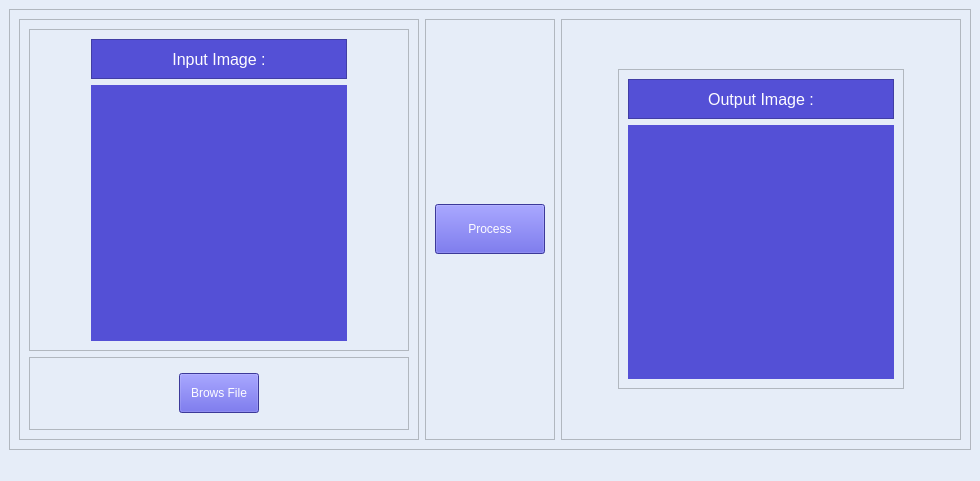
<?xml version="1.0" encoding="UTF-8"?>
<ui version="4.0">
 <class>MainWindow</class>
 <widget class="QMainWindow" name="MainWindow">
  <property name="geometry">
   <rect>
    <x>0</x>
    <y>0</y>
    <width>980</width>
    <height>481</height>
   </rect>
  </property>
  <property name="windowTitle">
   <string>MainWindow</string>
  </property>
  <property name="styleSheet">
   <string notr="true">background-color: rgb(230, 237, 248);</string>
  </property>
  <widget class="QWidget" name="centralwidget">
   <layout class="QVBoxLayout" name="verticalLayout">
    <item>
     <widget class="QFrame" name="frame">
      <property name="styleSheet">
       <string notr="true"/>
      </property>
      <property name="frameShape">
       <enum>QFrame::StyledPanel</enum>
      </property>
      <property name="frameShadow">
       <enum>QFrame::Raised</enum>
      </property>
      <layout class="QHBoxLayout" name="horizontalLayout">
       <item>
        <widget class="QFrame" name="frame_2">
         <property name="minimumSize">
          <size>
           <width>400</width>
           <height>400</height>
          </size>
         </property>
         <property name="frameShape">
          <enum>QFrame::StyledPanel</enum>
         </property>
         <property name="frameShadow">
          <enum>QFrame::Raised</enum>
         </property>
         <layout class="QVBoxLayout" name="verticalLayout_4">
          <item>
           <widget class="QFrame" name="frame_5">
            <property name="frameShape">
             <enum>QFrame::StyledPanel</enum>
            </property>
            <property name="frameShadow">
             <enum>QFrame::Raised</enum>
            </property>
            <layout class="QVBoxLayout" name="verticalLayout_2">
             <item alignment="Qt::AlignHCenter|Qt::AlignTop">
              <widget class="QFrame" name="frame_7">
               <property name="minimumSize">
                <size>
                 <width>256</width>
                 <height>40</height>
                </size>
               </property>
               <property name="styleSheet">
                <string notr="true">background-color: rgb(84, 80, 214);
color: rgb(253, 252, 255);</string>
               </property>
               <property name="frameShape">
                <enum>QFrame::StyledPanel</enum>
               </property>
               <property name="frameShadow">
                <enum>QFrame::Raised</enum>
               </property>
               <layout class="QVBoxLayout" name="verticalLayout_6">
                <item>
                 <widget class="QLabel" name="label_2">
                  <property name="font">
                   <font>
                    <pointsize>12</pointsize>
                   </font>
                  </property>
                  <property name="text">
                   <string>Input Image :</string>
                  </property>
                  <property name="alignment">
                   <set>Qt::AlignCenter</set>
                  </property>
                 </widget>
                </item>
               </layout>
              </widget>
             </item>
             <item alignment="Qt::AlignHCenter|Qt::AlignVCenter">
              <widget class="QLabel" name="input_label">
               <property name="minimumSize">
                <size>
                 <width>256</width>
                 <height>256</height>
                </size>
               </property>
               <property name="styleSheet">
                <string notr="true">background-color: rgb(84, 80, 214);
color: rgb(253, 252, 255);</string>
               </property>
               <property name="text">
                <string/>
               </property>
               <property name="alignment">
                <set>Qt::AlignCenter</set>
               </property>
              </widget>
             </item>
            </layout>
           </widget>
          </item>
          <item>
           <widget class="QFrame" name="frame_6">
            <property name="frameShape">
             <enum>QFrame::StyledPanel</enum>
            </property>
            <property name="frameShadow">
             <enum>QFrame::Raised</enum>
            </property>
            <layout class="QVBoxLayout" name="verticalLayout_3">
             <item alignment="Qt::AlignHCenter|Qt::AlignVCenter">
              <widget class="QPushButton" name="browsfile_btn">
               <property name="minimumSize">
                <size>
                 <width>80</width>
                 <height>40</height>
                </size>
               </property>
               <property name="styleSheet">
                <string notr="true">background-color: rgb(84, 80, 214);
color: rgb(253, 252, 255);</string>
               </property>
               <property name="text">
                <string>Brows File</string>
               </property>
              </widget>
             </item>
            </layout>
           </widget>
          </item>
         </layout>
        </widget>
       </item>
       <item>
        <widget class="QFrame" name="frame_4">
         <property name="minimumSize">
          <size>
           <width>130</width>
           <height>90</height>
          </size>
         </property>
         <property name="frameShape">
          <enum>QFrame::StyledPanel</enum>
         </property>
         <property name="frameShadow">
          <enum>QFrame::Raised</enum>
         </property>
         <layout class="QVBoxLayout" name="verticalLayout_5">
          <item>
           <widget class="QPushButton" name="process_btn">
            <property name="minimumSize">
             <size>
              <width>90</width>
              <height>50</height>
             </size>
            </property>
            <property name="styleSheet">
             <string notr="true">background-color: rgb(84, 80, 214);
color: rgb(253, 252, 255);</string>
            </property>
            <property name="text">
             <string>Process</string>
            </property>
           </widget>
          </item>
         </layout>
        </widget>
       </item>
       <item>
        <widget class="QFrame" name="frame_3">
         <property name="minimumSize">
          <size>
           <width>400</width>
           <height>400</height>
          </size>
         </property>
         <property name="frameShape">
          <enum>QFrame::StyledPanel</enum>
         </property>
         <property name="frameShadow">
          <enum>QFrame::Raised</enum>
         </property>
         <layout class="QVBoxLayout" name="verticalLayout_7">
          <item alignment="Qt::AlignHCenter|Qt::AlignVCenter">
           <widget class="QFrame" name="frame_8">
            <property name="minimumSize">
             <size>
              <width>286</width>
              <height>286</height>
             </size>
            </property>
            <property name="styleSheet">
             <string notr="true"/>
            </property>
            <property name="frameShape">
             <enum>QFrame::StyledPanel</enum>
            </property>
            <property name="frameShadow">
             <enum>QFrame::Raised</enum>
            </property>
            <layout class="QVBoxLayout" name="verticalLayout_9">
             <item alignment="Qt::AlignTop">
              <widget class="QFrame" name="frame_9">
               <property name="minimumSize">
                <size>
                 <width>256</width>
                 <height>40</height>
                </size>
               </property>
               <property name="styleSheet">
                <string notr="true">background-color: rgb(84, 80, 214);
color: rgb(253, 252, 255);</string>
               </property>
               <property name="frameShape">
                <enum>QFrame::StyledPanel</enum>
               </property>
               <property name="frameShadow">
                <enum>QFrame::Raised</enum>
               </property>
               <layout class="QVBoxLayout" name="verticalLayout_8">
                <item>
                 <widget class="QLabel" name="label_4">
                  <property name="font">
                   <font>
                    <pointsize>12</pointsize>
                   </font>
                  </property>
                  <property name="text">
                   <string>Output Image :</string>
                  </property>
                  <property name="alignment">
                   <set>Qt::AlignCenter</set>
                  </property>
                 </widget>
                </item>
               </layout>
              </widget>
             </item>
             <item>
              <widget class="QLabel" name="output_label">
               <property name="minimumSize">
                <size>
                 <width>254</width>
                 <height>254</height>
                </size>
               </property>
               <property name="styleSheet">
                <string notr="true">background-color: rgb(84, 80, 214);
color: rgb(253, 252, 255);</string>
               </property>
               <property name="text">
                <string/>
               </property>
               <property name="alignment">
                <set>Qt::AlignCenter</set>
               </property>
              </widget>
             </item>
            </layout>
           </widget>
          </item>
         </layout>
        </widget>
       </item>
      </layout>
     </widget>
    </item>
   </layout>
  </widget>
  <widget class="QMenuBar" name="menubar">
   <property name="geometry">
    <rect>
     <x>0</x>
     <y>0</y>
     <width>980</width>
     <height>22</height>
    </rect>
   </property>
  </widget>
  <widget class="QStatusBar" name="statusbar"/>
 </widget>
 <resources/>
 <connections/>
</ui>
